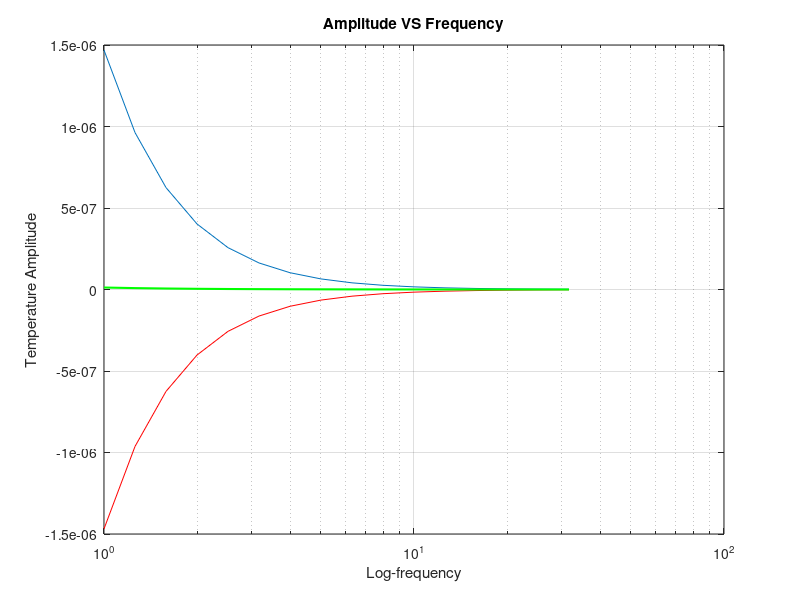
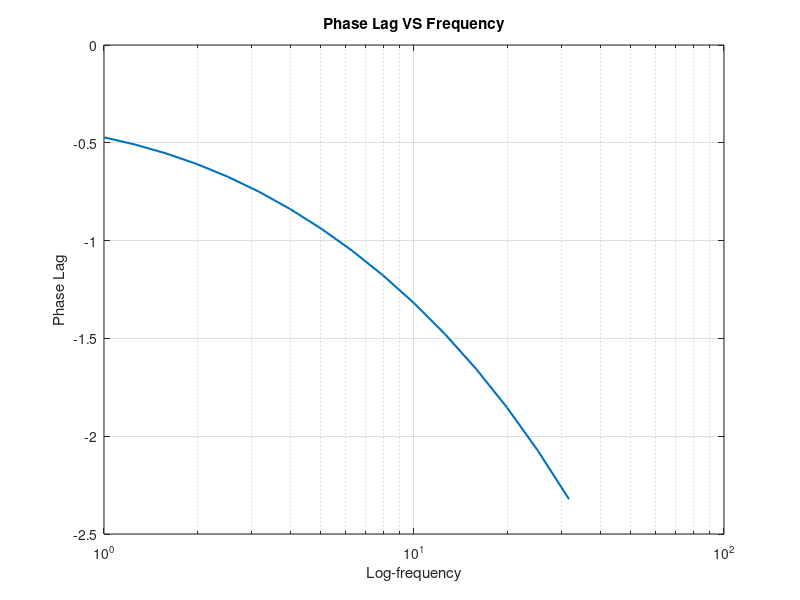
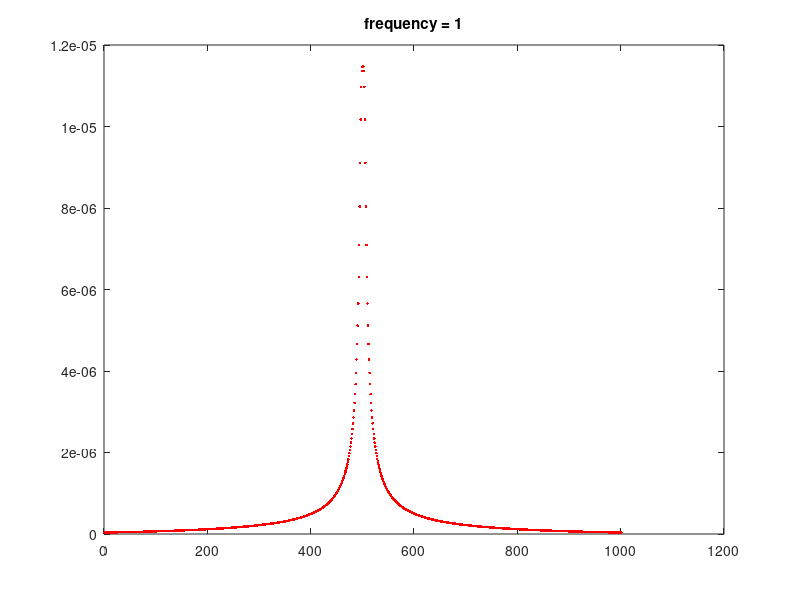
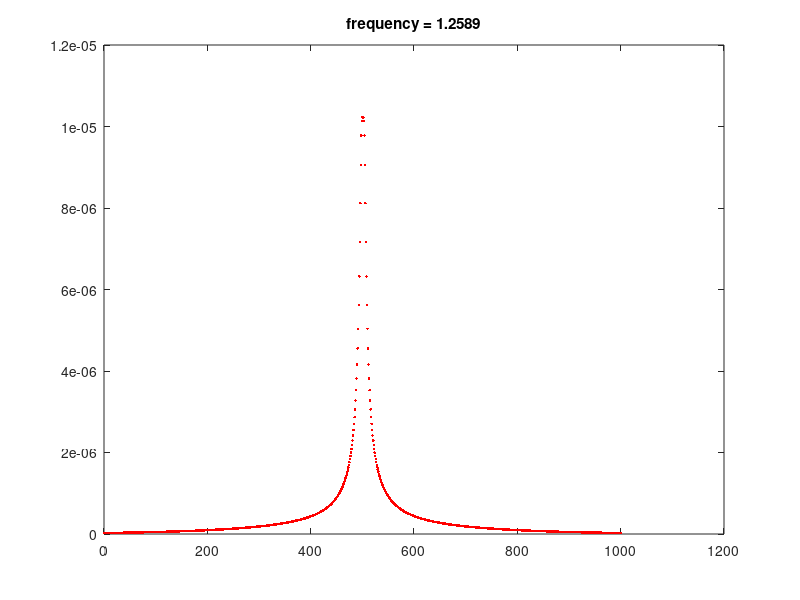

Reproduce these figures in MATLAB, in order. (Note: this script raises an error after producing the figures.)
% This program simulates the heat conduction condition in a thin
% film-substrate 2-layer isotropic structure in Cartesian Coordinate
% System.
% A modulated CW laser with a Gaussian distribution on intensity is used.
% The laser has a sine waveform with a specified frequency.
% FROM ZILONG

clear
% close all
clc
tic

P=1;        %Laser power
a=10e-6*sqrt(2);     %Size of the laser which has a Gaussian distribution intensity and round shape %% a=8e-6 for 10X objective, Ti Bulk; a=11e-6 for Cr film
             %%%a=1e-6 for 50X objective, Ti bulk; a=1.2e-6 for 50X TiF,
             %%%with kf=half of bulk value
a1=a;
a2=a;

R_f=0.1;     %Optical reflectivity 
R_s=0.1;
alpha_f=6e8; %and optical absorption coefficient 6e7 for Ti @ 532nm; 8e7 for Cr
alpha_s=0;

h=2e-7;     %Film thickness, for Al it's 120 nm, for other materials it's 200 nm

Q_f0=P*alpha_f*(1-R_f)/(pi*a1*a2);
Q_s0=P*alpha_s*(1-R_f)*(1-R_s)*exp(-alpha_f*h)/(pi*a1*a2);

%Thermal properties of materials
% 
% mat='Cr';
% k_f=15;     %Film(600nm) - 20; Film(200nm) - 15; - or something similar.
% Rho_f=7140;
% c_f=448;

% % % % % % % % % mat='Ti';
% % % % % % % % % Rho_f=4506;
% % % % % % % % % c_f=523.5;
% % % % % % % % % k_f=21.9;

mat='UO2';
Rho_f=10960;
c_f=237;
k_f=8;
% 
% for k_f=10:30;

% diff_f=k_f/Rho_f/c_f;
% effu_f=sqrt(k_f*Rho_f*c_f);

% %Si
% k_s=148;
% Rho_s=2330;
% c_s=700;
% 
% mat='Al';
% k_f=237/5;
% Rho_f=2700;
% c_f=896;

% mat='Au';
% k_f=318/5;
% Rho_f=19300;
% c_f=129;

% mat='W';
% k_f=173;
% Rho_f=19250;
% c_f=132;

% mat='Zr';
% k_f=22.6;
% Rho_f=6520;
% c_f=278;

% % % % % % % % % SiO2
% % % % % % % % % k_s=8;
% % % % % % % % % Rho_s=10960;
% % % % % % % % % c_s=237;

% UO2 bulk
k_s=8;
Rho_s=10960;
c_s=237;

% 
% %Ti bulk
% k_s=k_f;
% Rho_s=Rho_f;
% c_s=c_f;

% % W bulk
% k_s=173;
% Rho_s=19250;
% c_s=132;

%Zr bulk
% k_s=22.6;
% Rho_s=6520;
% c_s=278;

Rth=0;   %Thermal resistance on the interface

% D_f=k_f/Rho_f/c_f
% D_s=k_s/Rho_s/c_s

%%
load('Spatial Alpha.mat')
% yIndex=10;
% xIndex=40;
D_f = alphaSpace(yIndex,xIndex)*1e-6
D_s = alphaSpace(yIndex,xIndex)*1e-6;
k_f = D_f*Rho_f*c_f
k_s = D_s*Rho_s*c_s;


e_f=sqrt(Rho_f*c_f*k_f);
e_s=sqrt(Rho_s*c_s*k_s);

x3=0;
% 
% for ff=5:6

f=logspace(0,1.5,16);


% dx=Lth/12;
% if ff==2 dx=Lth/20; end
% xmax=dx*400;
% x_reso=xmax/dx;
% x=0:dx:2*xmax;
% x_number=round(length(x)/2);
% 
% Xi_max=.5/dx*2*pi;
% Xi_reso=x_reso;
% Xi_step=Xi_max/Xi_reso;
% Xi_1=-Xi_max:Xi_step:Xi_max;
% Xi_2=-Xi_max:Xi_step:Xi_max;

% dx=Lth/10;
% xmax=Lth*100;
% % x_reso=xmax/dx;
% % x=0:dx:2*xmax;
% x=0:dx:xmax;
% % x_number=round(length(x)/2);
% % 
% Xi_max=.5*1/dx*2*pi;
% % % Xi_max=1/dx*2*pi;
% % Xi_reso=x_reso;
% % Xi_step=Xi_max/Xi_reso;
% Xi_step=1/(xmax)*2*pi;
% Xi_1=-Xi_max:Xi_step:Xi_max;
% Xi_2=-Xi_max:Xi_step:Xi_max;

for cnt=1:length(f)
clear T_ff
    
fre=f(cnt);
omega=2*pi.*fre;  %Modulated laser frequency, vary from 1Hz to 1kHz exponentially

cnt

Lth=sqrt(D_f/pi/fre);
if fre<1e4 dx=Lth/50; xmax=Lth*20;
elseif fre<1e5 dx=Lth/25; xmax=Lth*20;
else dx=Lth/10;xmax=Lth*20;
end
% x_reso=xmax/dx;
% x=0:dx:2*xmax;
x=0:dx:xmax;
% x_number=round(length(x)/2);
% 
%Spatial Wavenumber
Xi_max=.5*1/dx*2*pi;
% % Xi_max=1/dx*2*pi;
% Xi_reso=x_reso;
% Xi_step=Xi_max/Xi_reso;
Xi_step=1/(xmax)*2*pi;
Xi_1=-Xi_max:Xi_step:Xi_max;
Xi_2=-Xi_max:Xi_step:Xi_max;

    for aa=1:length(Xi_1)

%     aa
%     Xi_reso

        Eta_fa=k_f;
        Eta_fb=0;
        Eta_fc=-Xi_1.^2*k_f-Xi_2(aa).^2*k_f-i*omega*Rho_f*c_f;

        Eta_sa=k_s;
        Eta_sb=0;
        Eta_sc=-Xi_1.^2*k_s-Xi_2(aa).^2*k_s-i*omega*Rho_s*c_s;
        
        Eta_f=(-Eta_fb+sqrt(Eta_fb.^2-4.*Eta_fa.*Eta_fc))./(2*Eta_fa);
        Eta_s=(-Eta_sb+sqrt(Eta_sb.^2-4.*Eta_sa.*Eta_sc))./(2*Eta_sa);

        E1=P*alpha_f*(1-R_f)/(2*pi)*exp((-Xi_1.^2*a1^2/4 - Xi_2(aa).^2*a2^2/4));
        F1=P*alpha_s*(1-R_f)*(1-R_s)*exp(-alpha_f*h)/(2*pi)*exp(-Xi_1.^2*a1^2/4 - Xi_2(aa).^2*a2^2/4);

        E2=k_f*alpha_f^2 - Xi_1.^2*k_f - Xi_2(aa).^2*k_f - i*omega*Rho_f*c_f;
        F2=k_s*alpha_s^2 - Xi_1.^2*k_s - Xi_2(aa).^2*k_s - i*omega*Rho_s*c_s;
        
        E=E1./E2;
        F=F1./F2;

        N11= - Eta_f*k_f;
        N12= + Eta_f*k_f;
        N13=0;
        N21=(-Eta_f*k_f).*exp(-Eta_f*h);
        N22=(+Eta_f*k_f).*exp(Eta_f*h);
        N23= + Eta_s*k_s;
        N31=Rth*((+ Eta_f*k_f).*exp(-Eta_f*h))-exp(-Eta_f*h);
        N32=Rth*((- Eta_f*k_f).*exp(Eta_f*h))-exp(Eta_f*h);
        N33=1;

        R1=E.*(+alpha_f*k_f);
        R2=E.*(+alpha_f*k_f)*exp(-alpha_f*h) - F.*(alpha_s*k_s);
        R3=E.*exp(-alpha_f*h).*(1-Rth.*(+alpha_f*k_f))- F;

        DETN=N11.*N22.*N33+N12.*N23.*N31+N13.*N21.*N32-N11.*N23.*N32-N12.*N21.*N33-N13.*N22.*N31;
        DETA=R1.*N22.*N33+N12.*N23.*R3+N13.*R2.*N32-R1.*N23.*N32-N12.*R2.*N33-N13.*N22.*R3;
        DETB=N11.*R2.*N33+R1.*N23.*N31+N13.*N21.*R3-N11.*N23.*R3-R1.*N21.*N33-N13.*R2.*N31;
%         DETC=N11.*N22.*R3+N12.*R2.*N31+R1.*N21.*N32-N11.*R2.*N32-N12.*N21.*R3-R1.*N22.*N31;
        
        A=DETA./DETN;
        B=DETB./DETN;
%         C=DETC./DETN;
      
%         T_ff(fe,1:length(Xi_1),aa)=A.*exp(-Eta_f.*x3)+B.*exp(Eta_f.*x3)+E.*exp(-alpha_f.*x3);
        T_ff(1:length(Xi_1),aa)=A+B+E;  %Complex Temp
%         T_sf(fe,1:length(Xi_1),aa)=C.*exp(-Eta_s.*(x3-h))+F.*exp(-alpha_s.*(x3-h));
    end

T_frsimp=sum(sum(T_ff))/Xi_step/Xi_step;
phasim(cnt)=atan2(imag(T_frsimp),real(T_frsimp))*180/pi;
Temp(cnt)=T_frsimp;
T_re(cnt)=real(T_frsimp);
T_im(cnt)=imag(T_frsimp);
% phasim

[s1,s2]=size(T_ff);
T_mid=abs(T_ff(:,round(s2/2)));
% T_mid_phase(cnt)=angle(T_ff(101,round(s2/2)));

% q0=k_s/(h*k_f);
% q=sqrt(i*omega/D_f+q0^2/2*(1-sqrt(1-4*i*omega/(D_s*q0^2)*(1-D_s/D_f))));
% 
% x_minus=-xmax:dx:-dx;                         % going to "build up" the minus half of the phase/amplitude symmetrically
% 
% for pc=1:length(x_minus)
%     phase_minus(pc)=phase(length(phase)-pc+1);
%     Tp_minus(pc)=Temp(1,length(Temp)-pc+1);
% end
% 
% x_total=horzcat(x_minus,x);
% phase_total=horzcat(phase_minus,phase');
% 
eval(['figure(',num2str(cnt+1e3),')'])
% figure(18);
% subplot(2,1,1);
plot(T_mid,'r.');
% subplot(2,1,2);
% plot(x_total(length(x)-100:length(x)+100),phase_total(length(x)-100:length(x)+100),'b.');
% hold on
% plot(x_total(length(x)-100:length(x)+100),real(q).*x_total(length(x)-100:length(x)+100)*180/pi,'r');
% plot(x_total(length(x)-100:length(x)+100),-sqrt(omega/(2*D_s)).*x_total(length(x)-100:length(x)+100)*180/pi,'g')
% hold off
% 
title(['frequency = ',num2str(fre)]);
% 
% pause(2)

% clear T_ff

end

phasim = phasim - 180;

% freq=1/4:1/4:9;
% 

figure(107);
% % axesset = axes('Xscale','Log','Yscale','lin');
% % hold(axesset,'all');
% 
semilogx(f,abs(Temp),f,T_re,'r',f,T_im,'g','linewidth',1.5);
title('Amplitude VS Frequency');
xlabel('Log-frequency');
ylabel('Temperature Amplitude');
grid on
% hold off

figure(208);
semilogx(f,phasim,'linewidth',1.5);
title('Phase Lag VS Frequency');
xlabel('Log-frequency');
ylabel('Phase Lag');
grid on


toc

ML3D=[f' phasim' abs(Temp)' (real(Temp))' (imag(Temp))'];
T_f = abs(Temp);
% filename=['Matlab3D_',mat,num2str(ff),'-',num2str(ff+1),'.txt'];
% filename=['Matlab3D_',mat,'.txt'];
% filename=['a=30_k=',num2str(k_f),'.txt'];
filename=['ML3D@h=',num2str(h*1e9),'nm.txt'];
save(filename,'ML3D','-ascii');
save('ML3D.mat','phasim','Temp','T_f','f','D_s','D_f')

% % %% 1D
% n_f=sqrt(2*pi*i.*f/D_f); 
% n_s=sqrt(2*pi*i.*f/D_s);
% Q1D=1e-3./pi/a^2/2;
% A1D=Q1D/4.*(1 + k_s.*n_s*Rth - k_s.*n_s./n_f/k_f).*exp(-n_f*h)./(k_s.*n_s.*cosh(h.*n_f) + k_f.*n_f.*sinh(h.*n_f).*(1 + Rth.*k_s.*n_s));
% T1D=Q1D/2/k_f./n_f+2.*A1D;
% 
% ang1=angle(T1D)/pi*180;
% 
% savedata=[f' ang1' abs(T1D)' real(T1D)' imag(T1D)'];
% save('Matlab1D.txt','savedata','-ascii');

% end
% figure(208)
% hold on
% semilogx(f,ang1,'b.')
% hold off

%%
% end
a_Raman_Spectra_Freq